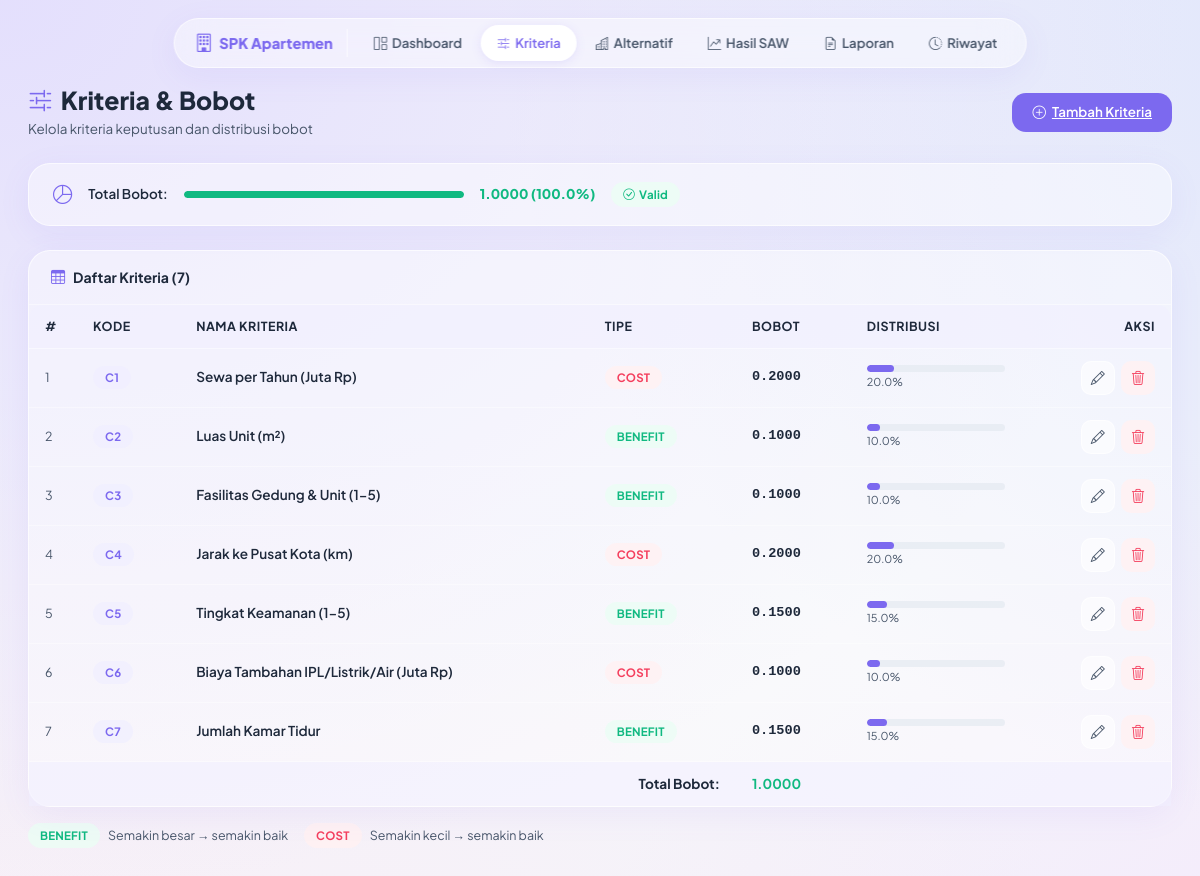
/kriteria, run on the app's committed database.
### tables this page shows
CREATE TABLE kriteria (
            id      INTEGER PRIMARY KEY AUTOINCREMENT,
            kode    TEXT    NOT NULL UNIQUE,
            nama    TEXT    NOT NULL,
            tipe    TEXT    NOT NULL CHECK(tipe IN ('benefit','cost')),
            bobot   REAL    NOT NULL CHECK(bobot > 0 AND bobot <= 1)
        );

### app.py (the view)
@app.route("/kriteria")
def kriteria_list():
    conn = get_connection()
    kriterias = fetch_kriterias(conn)
    total = total_bobot(conn)
    conn.close()
    return render_template("kriteria.html", kriterias=kriterias, total_bobot=total)

### app.py (called while the page is built)
def fetch_kriterias(conn):
    return conn.execute("SELECT * FROM kriteria ORDER BY id").fetchall()

def total_bobot(conn):
    result = conn.execute("SELECT ROUND(SUM(bobot), 10) AS total FROM kriteria").fetchone()
    return result["total"] if result["total"] else 0.0

### database.py (called while the page is built)
def get_connection():
    conn = sqlite3.connect(DB_PATH)
    conn.row_factory = sqlite3.Row
    conn.execute("PRAGMA foreign_keys = ON")
    return conn

### templates/kriteria.html (shortened to what this page needs)
{% extends "base.html" %}
{% block content %}
<div class="page-header d-flex align-items-center justify-content-between flex-wrap gap-2">
  <div>
    <h1><i class="bi bi-sliders2 me-2 text-primary-spk"></i>Kriteria &amp; Bobot</h1>
    <div class="subtitle">Kelola kriteria keputusan dan distribusi bobot</div>
  </div>
  <a href="{{ url_for('kriteria_tambah') }}" class="btn-spk btn-spk-primary">
    <i class="bi bi-plus-circle"></i> Tambah Kriteria
  </a>
</div>
{% set pct = (total_bobot * 100) | round(4) %}
<div class="glass-card mb-4">
  <div class="card-pad d-flex align-items-center gap-3 flex-wrap" style="padding:16px 24px;">
    <i class="bi bi-pie-chart" style="font-size:1.2rem; color:var(--primary);"></i>
    <span style="font-size:.84rem; font-weight:600;">Total Bobot:</span>
    <div class="progress-spk flex-grow-1" style="max-width:280px;">
      <div class="bar {% if (pct - 100)|abs < 0.01 %}valid{% else %}invalid{% endif %}"
           style="width:{{ [pct,100]|min }}%;"></div>
    </div>
    <span style="font-size:.84rem; font-weight:800; color:{% if (pct - 100)|abs < 0.01 %}var(--benefit-color){% else %}var(--cost-color){% endif %};">
      {{ "%.4f"|format(total_bobot) }} ({{ pct }}%)
    </span>
    {% if (pct - 100)|abs < 0.01 %}
      <span class="badge-spk badge-benefit"><i class="bi bi-check-circle me-1"></i>Valid</span>
    {% else %}
      <span class="badge-spk badge-cost"><i class="bi bi-exclamation-circle me-1"></i>Belum 100%</span>
    {% endif %}
  </div>
</div>
<div class="glass-card">
  <div class="card-header-spk">
    <i class="bi bi-table text-primary-spk"></i>
    Daftar Kriteria ({{ kriterias | length }})
  </div>
  <div style="overflow-x:auto;">
    <table class="spk-table">
      <thead>
        <tr>
          <th style="width:48px;">#</th>
          <th>Kode</th>
          <th>Nama Kriteria</th>
          <th>Tipe</th>
          <th>Bobot</th>
          <th>Distribusi</th>
          <th style="text-align:right;">Aksi</th>
        </tr>
      </thead>
      <tbody>
        {% for krt in kriterias %}
        <tr>
          <td style="color:var(--text-muted); font-size:.78rem;">{{ loop.index }}</td>
          <td><span class="badge-spk badge-primary">{{ krt.kode }}</span></td>
          <td style="font-weight:600;">{{ krt.nama }}</td>
          <td>
            <span class="badge-spk {% if krt.tipe == 'benefit' %}badge-benefit{% else %}badge-cost{% endif %}">
              {{ krt.tipe | upper }}
            </span>
          </td>
          <td style="font-weight:700; font-family:monospace;">{{ "%.4f"|format(krt.bobot) }}</td>
          <td style="min-width:120px;">
            <div class="progress-spk">
              <div class="bar" style="width:{{ (krt.bobot * 100)|round(1) }}%;"></div>
            </div>
            <div style="font-size:.68rem; color:var(--text-muted); margin-top:2px;">{{ (krt.bobot * 100)|round(1) }}%</div>
          </td>
          <td style="text-align:right; white-space:nowrap;">
            <a href="{{ url_for('kriteria_edit', kid=krt.id) }}"
               class="btn-spk btn-spk-outline btn-spk-icon me-1" title="Edit">
              <i class="bi bi-pencil"></i>
            </a>
            <form method="POST" action="{{ url_for('kriteria_hapus', kid=krt.id) }}"
                  class="d-inline"
                  onsubmit="return confirm('Hapus kriteria {{ krt.nama }}?');">
              <button type="submit" class="btn-spk btn-spk-danger btn-spk-icon" title="Hapus">
                <i class="bi bi-trash3"></i>
              </button>
            </form>
          </td>
        </tr>
        {% endfor %}
      </tbody>
      {% if kriterias %}
      <tfoot>
        <tr>
          <td colspan="4" style="text-align:right;">Total Bobot:</td>
          <td style="color:{% if (pct-100)|abs < 0.01 %}var(--benefit-color){% else %}var(--cost-color){% endif %};">
            {{ "%.4f"|format(total_bobot) }}
          </td>
          <td colspan="2"></td>
        </tr>
      </tfoot>
      {% endif %}
    </table>
  </div>
</div>
<div class="d-flex flex-wrap gap-3 mt-3" style="font-size:.78rem; color:var(--text-muted);">
  <div class="d-flex align-items-center gap-2">
    <span class="badge-spk badge-benefit">BENEFIT</span>
    Semakin besar → semakin baik
  </div>
  <div class="d-flex align-items-center gap-2">
    <span class="badge-spk badge-cost">COST</span>
    Semakin kecil → semakin baik
  </div>
</div>
{% endblock %}

### data on the page
kriteria: kode "C1", nama "Sewa per Tahun (Juta Rp)", tipe "COST", bobot "0.2000", (krt.bobot*100)|round(1) "20.0"
kriteria: kode "C2", nama "Luas Unit (m²)", tipe "BENEFIT", bobot "0.1000", (krt.bobot*100)|round(1) "10.0"
kriteria: kode "C3", nama "Fasilitas Gedung & Unit (1-5)", tipe "BENEFIT", bobot "0.1000", (krt.bobot*100)|round(1) "10.0"
kriteria: kode "C4", nama "Jarak ke Pusat Kota (km)", tipe "COST", bobot "0.2000", (krt.bobot*100)|round(1) "20.0"
kriteria: kode "C5", nama "Tingkat Keamanan (1-5)", tipe "BENEFIT", bobot "0.1500", (krt.bobot*100)|round(1) "15.0"
kriteria: kode "C6", nama "Biaya Tambahan IPL/Listrik/Air (Juta Rp)", tipe "COST", bobot "0.1000", (krt.bobot*100)|round(1) "10.0"
kriteria: kode "C7", nama "Jumlah Kamar Tidur", tipe "BENEFIT", bobot "0.1500", (krt.bobot*100)|round(1) "15.0"

### other printed values
{{ "%.4f"|format(total_bobot) }} "1.0000"
{{ pct }} "100.0"
{{ kriterias | length }} "7"
